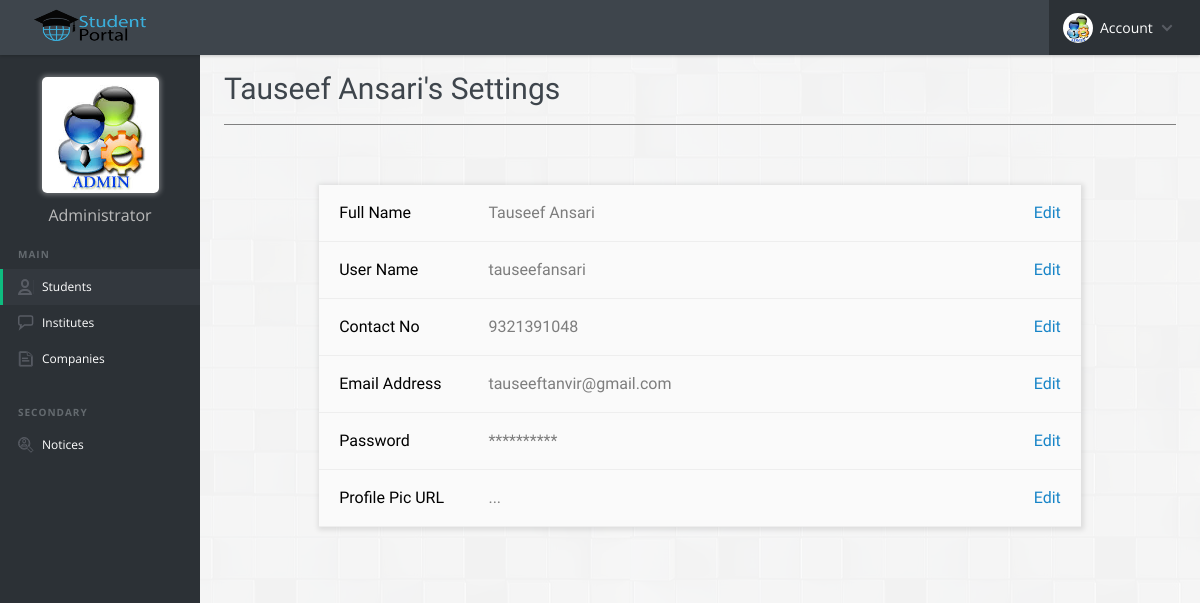
The page /adminsetting.php?user=1 on the database its author committed.
### tables this page shows
CREATE TABLE `user` (
  `id` int(11) NOT NULL,
  `name` varchar(100) NOT NULL,
  `user_name` varchar(20) NOT NULL,
  `email_id` text NOT NULL,
  `password` varchar(32) NOT NULL,
  `contact_no` varchar(15) NOT NULL,
  `user_type` enum('student','institute','company') NOT NULL,
  `img_url` varchar(255) NOT NULL DEFAULT 'images/dp.png'
);

### adminsetting.php (the view, shortened to what this page needs)
<?php
	$user=$_GET['user'];
  	include 'config.php';
  	$query=mysqli_query($connection,"SELECT * FROM user WHERE id='$user'");
  	$row=mysqli_fetch_array($query);
?>
<!DOCTYPE html>
<html lang="en">
<head>
	<link rel="stylesheet" href="https://maxcdn.bootstrapcdn.com/font-awesome/4.7.0/css/font-awesome.min.css">
	<link rel="stylesheet" href="css/reset.css">
	<link rel="stylesheet" href="css/style.css">
	<link rel="stylesheet" href="css/media.css">
</head>
<body>
<header class="cd-main-header">
    <a href="admin.php" class="cd-logo"><img src="images/logo.png" alt="Logo"></a>
    <nav class="cd-nav">
      <ul class="cd-top-nav">
        <li class="has-children account">
          <a href="#">
            <img src="images/avatar-01.jpg">
            Account
          </a>
        </li>
      </ul>
    </nav>
  </header>
	<main class="cd-main-content">
    <nav class="cd-side-nav">
      <ul>
        <li class="nav-dp"><a class="dp"><img src="images/avatar-01.jpg"></a></li>
        <li class="nav-name"><h1>Administrator</h1></li>
        <li class="cd-label">Main</li>
        <li class="profile active">
          <a href="admin.php">Students</a>
        </li>
        <li class="messages">
          <a href="admininstitute.php">Institutes</span></a>
        </li>
        <li class="has-children documents">
          <a href="admincompany.php">Companies</a>
        </li>
      </ul>
      <ul>
        <li class="cd-label">Secondary</li>
        <li class="jobs">
          <a href="notices.php">Notices</a>
        </li>
      </ul>
        <br><br>
        <center>
        <iframe width="120px" height="60px" scrolling="no" src="clock.html"></iframe>
        </center>
    </nav>
    <div class="content-wrapper">
  			<div class="setting-container">
  				<h1 class="heading"><?php echo $row['name'];?>'s Settings</h1>
  				<center>
  				<form method="post" autocomplete="off">
  				<table class="setting_table">
  					<tr class="row-1" onclick="edit_setting(1)">
  						<td class="col-1">Full Name</td>
  						<td class="col-2"><input type="text" minlength="3" maxlength="30" id="full_name" name="full_name" hidden="" value="<?php echo $row['name'];?>"><p><?php echo $row['name'];?></p></td>
  						<td class="col-3"><a>Edit</a></td>
  					</tr>
  					<tr class="row-2" onclick="edit_setting(2)">
   						<td class="col-1">User Name</td>
  						<td class="col-2"><input type="text" minlength="4" maxlength="20" id="user_name" name="user_name" hidden="" value="<?php echo $row['user_name'];?>"><p><?php echo $row['user_name'];?></p></td>
  						<td class="col-3"><a>Edit</a></td>
  					</tr>
  					<tr class="row-3" onclick="edit_setting(3)">
  						<td class="col-1">Contact No</td>
  						<td class="col-2"><input type="text" id="contact" name="contact" hidden="" value="<?php echo $row['contact_no'];?>"><p><?php echo $row['contact_no'];?></p></td>
  						<td class="col-3"><a>Edit</a></td>
  					</tr>
  					<tr class="row-4" onclick="edit_setting(4)">
  						<td class="col-1">Email Address</td>
  						<td class="col-2"><input type="email" id="email" name="email" hidden="" value="<?php echo $row['email_id'];?>"><p><?php echo $row['email_id'];?></p></td>
  						<td class="col-3"><a>Edit</a></td>
  					</tr>
  					<tr class="row-5" onclick="edit_setting(5)">
  						<td class="col-1">Password</td>
  						<td class="col-2"><input type="password" minlength="4" maxlength="32" id="password" name="password" hidden="" value="" autocomplete="off" autosave="off"><p>**********</p></td>
  						<td class="col-3"><a>Edit</a></td>
  					</tr>
  					<tr class="row-6" onclick="edit_setting(6)">
  						<td class="col-1">Profile Pic URL</td>
  						<td class="col-2"><input type="text" id="dp_url" name="dp_url" hidden="" value="<?php $row['dp_url']; ?>"><p>
  						?>...</p></td>
  						<td class="col-3"><a>Edit</a></td>
  					</tr>
  				</table>
  				</form>
  				</center>
  			</div>
		</div>
	</main>
</body>
</html>

### rows shown on the page
user: name "Tauseef Ansari", user_name "tauseefansari", contact_no "9321391048", email "tauseeftanvir@gmail.com"
